Frame 1 (no input): blank canvas, image omitted
Frame 60 (the mouse pressed at the canvas centre just before this capture): blank canvas, image omitted
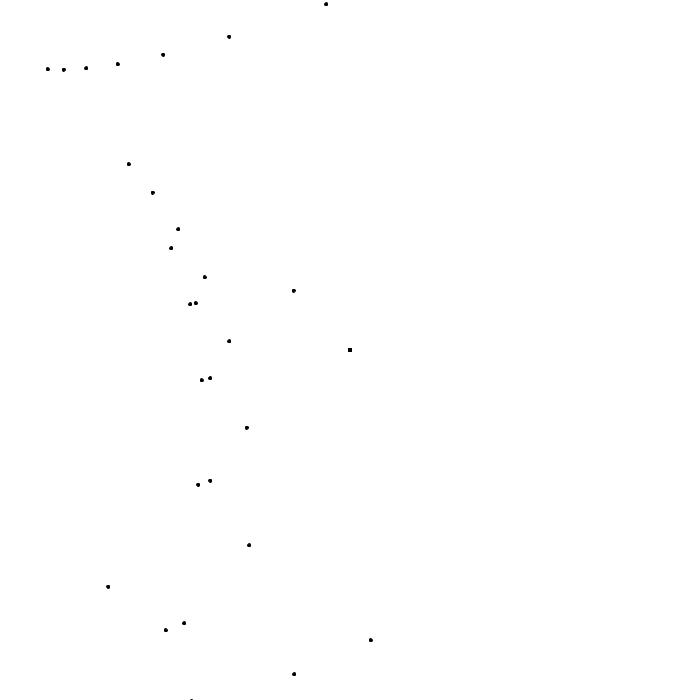
Frame 120 (the mouse held since frame 60 and released just before this capture)

The Processing sketch whose frames 1 and 60 were blank and that drew this single picture after the mouse press (run headless with seeded random() and noise(); from frame 60 on, the mouse is pressed at the canvas centre):

// Processing sketch: Bernsleys_Fern
// ── Bernsleys_Fern.pde
int[] points = new int[6];
float curX = 350;
float curY = 350;
float curX2 = 350;
float curY2 = 350;

void setup () {
  size(700, 700);
  background(255,255,255);
  for (int i = 0; i < 6; i++) {
    points[i] = (int) random(0, 500); 
  }
}

void draw () {
  fill(0);
  ellipse(curX, curY, 3, 3);
  ellipse(curX2, curY2, 3, 3);
  int rulePercent = (int) random(0,100);
  int rule = -1;
  if (rulePercent == 0) { rule = 0; };
  if (rulePercent > 0 && rulePercent < 8) { rule = 1; };
  if (rulePercent >= 8 && rulePercent < 15) { rule = 2; };
  if (rule == -1) { rule = 3; };
  switch(rule) {
    case 0:
      //curX = 0;
      //curY *= 0.16;
      curX2 = 0;
      curY2 *= -0.16;
      break;
    case 1:
      //curX = curX * 0.2 - curY * 0.26;
      //curY = curX * 0.23 + curY * 0.22 + 1000;
      curX2 = curX2 * -0.2 + curY2 * 0.26;
      curY2 = curX2 * -0.23 - curY2 * 0.22 + 1000;
      break;
    case 2:
      //curX = curX * 0.15 + curY * 0.28;
      //curY = curX * 0.26 + curY * 0.24 + 1.44;
      curX2 = curX2 * -0.15 + curY2 * -0.28 + 1000;
      curY2 = curX2 * -0.26 + curY2 * -0.24 + 1.44;
      break;
    default:
      //curX = curX * 0.85 + curY * 0.08; //The 0.08 changes the horizontal position of the leafpt
      //curY = curX * -0.04 + curY * 0.85 + 100; //The 100 changes the vertical position of leafpt
      curX2 = curX2 * -0.85 - curY2 * 0.08; //The 0.08 changes the horizontal position of the leafpt
      curY2 = curX2 * 0.04 - curY2 * 0.85 + 100;
      break;
  }
}
